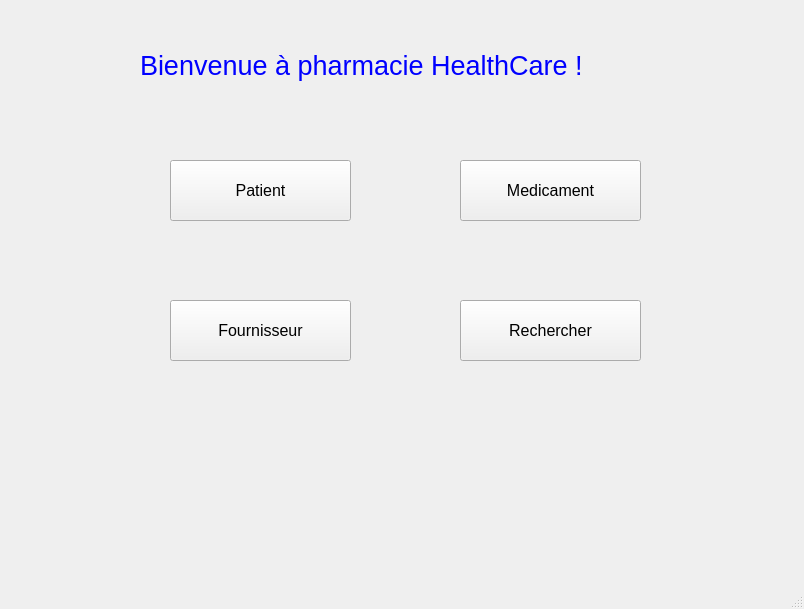
<?xml version="1.0" encoding="UTF-8"?>
<ui version="4.0">
 <class>MainWindow</class>
 <widget class="QMainWindow" name="MainWindow">
  <property name="geometry">
   <rect>
    <x>0</x>
    <y>0</y>
    <width>804</width>
    <height>609</height>
   </rect>
  </property>
  <property name="windowTitle">
   <string>Gestion de la pharmacie Healthcare</string>
  </property>
  <widget class="QWidget" name="centralwidget">
   <widget class="QPushButton" name="pushButton_patient">
    <property name="geometry">
     <rect>
      <x>170</x>
      <y>160</y>
      <width>181</width>
      <height>61</height>
     </rect>
    </property>
    <property name="font">
     <font>
      <pointsize>12</pointsize>
     </font>
    </property>
    <property name="text">
     <string>Patient</string>
    </property>
   </widget>
   <widget class="QPushButton" name="pushButton_medicament">
    <property name="geometry">
     <rect>
      <x>460</x>
      <y>160</y>
      <width>181</width>
      <height>61</height>
     </rect>
    </property>
    <property name="font">
     <font>
      <pointsize>12</pointsize>
     </font>
    </property>
    <property name="text">
     <string>Medicament</string>
    </property>
   </widget>
   <widget class="QPushButton" name="pushButton_fournisseur">
    <property name="geometry">
     <rect>
      <x>170</x>
      <y>300</y>
      <width>181</width>
      <height>61</height>
     </rect>
    </property>
    <property name="font">
     <font>
      <pointsize>12</pointsize>
     </font>
    </property>
    <property name="text">
     <string>Fournisseur</string>
    </property>
   </widget>
   <widget class="QPushButton" name="pushButton_recherche">
    <property name="geometry">
     <rect>
      <x>460</x>
      <y>300</y>
      <width>181</width>
      <height>61</height>
     </rect>
    </property>
    <property name="font">
     <font>
      <pointsize>12</pointsize>
     </font>
    </property>
    <property name="text">
     <string>Rechercher</string>
    </property>
   </widget>
   <widget class="QLabel" name="label_titre">
    <property name="geometry">
     <rect>
      <x>140</x>
      <y>20</y>
      <width>621</width>
      <height>91</height>
     </rect>
    </property>
    <property name="font">
     <font>
      <pointsize>20</pointsize>
     </font>
    </property>
    <property name="text">
     <string>&lt;html&gt;&lt;head/&gt;&lt;body&gt;&lt;p&gt;&lt;span style=&quot; color:#0000ff;&quot;&gt;Bienvenue à pharmacie HealthCare !&lt;/span&gt;&lt;/p&gt;&lt;/body&gt;&lt;/html&gt;</string>
    </property>
   </widget>
  </widget>
  <widget class="QMenuBar" name="menubar">
   <property name="geometry">
    <rect>
     <x>0</x>
     <y>0</y>
     <width>804</width>
     <height>26</height>
    </rect>
   </property>
  </widget>
  <widget class="QStatusBar" name="statusbar"/>
 </widget>
 <resources/>
 <connections/>
</ui>
